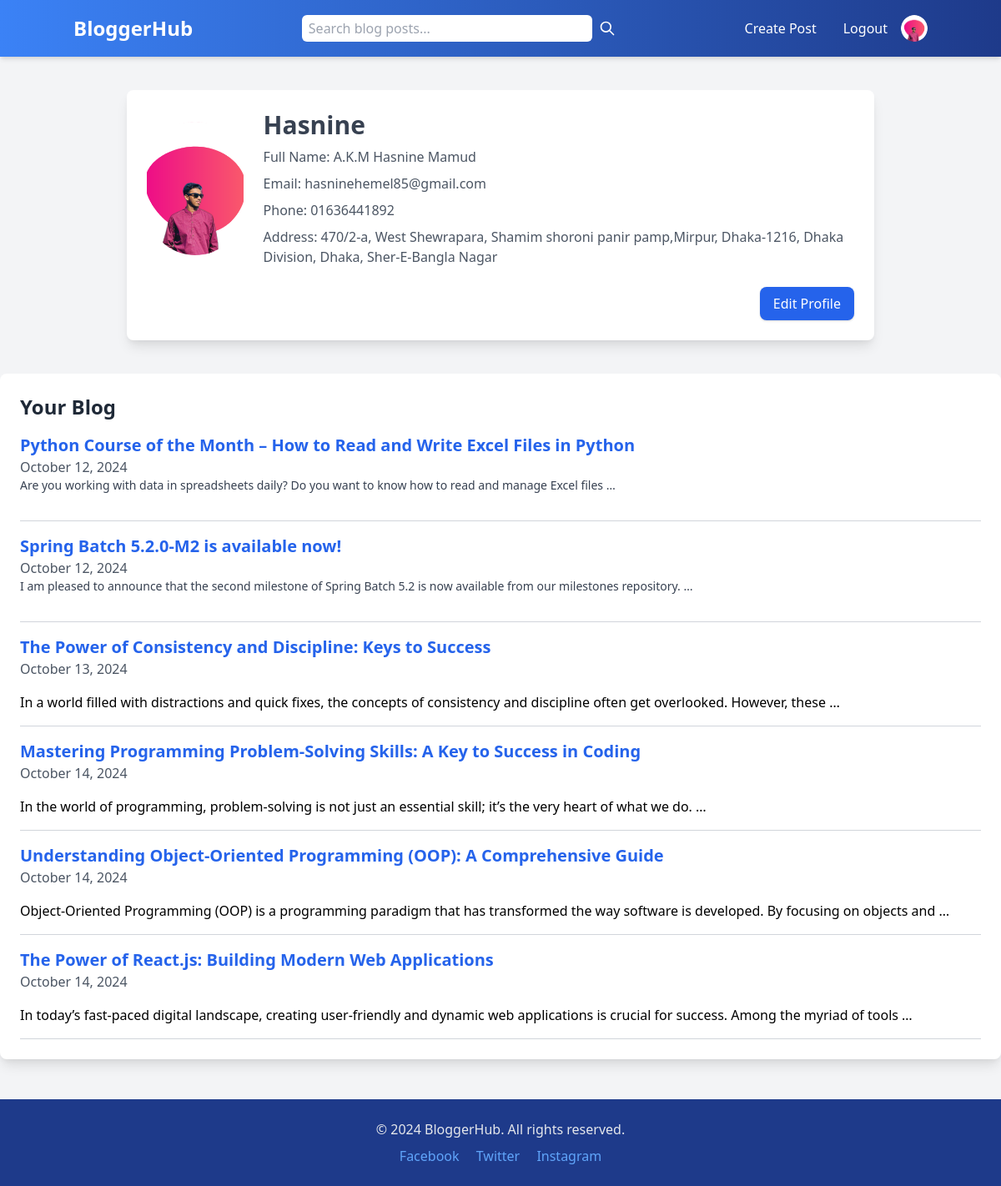
The page /user/2/ (signed in) on the database its author committed.
### blog/models.py (models this page shows, shortened)
class UserProfile(models.Model):
    user = models.OneToOneField(User, on_delete=models.CASCADE)
    first_name = models.CharField(max_length=30, blank=True, null=True)
    last_name = models.CharField(max_length=30, blank=True, null=True)
    email = models.EmailField(blank=True, null=True)
    address = models.TextField(blank=True, null=True)
    phone = models.CharField(max_length=15, blank=True, null=True)
    profile_picture = models.ImageField(upload_to='profile_pictures/', default='default.jpg')  # Default image if none is uploaded

class Post(models.Model):
    title = models.CharField(max_length=200)
    author = models.ForeignKey(User, on_delete=models.CASCADE, related_name='posts')  # Use related_name for better access
    content = RichTextField()
    category = models.ForeignKey(Category, on_delete=models.CASCADE, related_name='posts')  # Use related_name for better access
    created_at = models.DateTimeField(auto_now_add=True)
    updated_at = models.DateTimeField(auto_now=True)
    featured = models.BooleanField(default=False)
    image = models.ImageField(upload_to='blog_images/', blank=True, null=True)  # Optional image field

### blog/views.py (the view)
# urls.py: path('user/<int:id>/', views.user_profile_view, name='user_profile'),
@login_required
def user_profile_view(request, id):
    user = get_object_or_404(User, id=id)
    profile, created = UserProfile.objects.get_or_create(user=user)
    user_posts = Post.objects.filter(author=user)
    paginator = Paginator(user_posts, 10)  # Show 10 posts per page
    page_number = request.GET.get('page')
    page_posts = paginator.get_page(page_number)
    return render(request, 'blog/profile.html', {
        'profile': profile,
        'user_posts': page_posts,
    })

### blog/templates/blog/profile.html (shortened to what this page needs)
<!DOCTYPE html>
<html lang="en">
  <head>
    <link href="https://cdn.jsdelivr.net/npm/tailwindcss@2.2.19/dist/tailwind.min.css" rel="stylesheet" />
  </head>
  <body class="bg-gray-100">
    <header class="header p-4 shadow-md">
      <div class="container mx-auto flex sm:flex-row justify-between items-center">
        <a href="{% url 'index' %}" class="text-xl sm:text-2xl font-bold text-white mb-2 sm:mb-0">
          BloggerHub
        </a>
        <form id="search-form" class="flex items-center mb-2 sm:mb-0 sm:flex-grow sm:max-w-sm">
          <input
            type="text"
            name="q"
            placeholder="Search blog posts..."
            class="flex-grow px-2 py-1 text-gray-700 rounded-l-md rounded-r-md focus:outline-none focus:ring-2 focus:ring-blue-300 sm:w-32 md:w-40 lg:w-52"
            required
          />
          <button
            type="submit"
            class="p-2 text-white rounded-r-md  focus:outline-none"
          >
            <svg xmlns="http://www.w3.org/2000/svg" class="h-5 w-5" fill="none" viewBox="0 0 24 24" stroke="currentColor">
              <path
                stroke-linecap="round"
                stroke-linejoin="round"
                stroke-width="2"
                d="M21 21l-6-6m2-5a7 7 0 11-14 0 7 7 0 0114 0z"
              />
            </svg>
          </button>
        </form>
        <nav class="hidden sm:flex items-center space-x-4">
          <a href="/create_post" class="text-white px-4">Create Post</a>
          <a href="{% url 'logout_view' %}" class="text-white hover:underline">Logout</a>
          {% if user.is_authenticated %}
          <a href="{% url 'user_profile' user.id %}" class="hover:underline">
            {% if user.userprofile.profile_picture %}
            <img class="w-8 h-8 rounded-full object-cover" src="{{ user.userprofile.profile_picture.url }}" alt="{{ user.username }}'s Profile Picture" />
            {% else %}
            <img class="w-8 h-8 rounded-full object-cover" src="https://via.placeholder.com/150" alt="Default Profile Picture" />
            {% endif %}
          </a>
          {% endif %}
        </nav>
      </div>
    </header>
    {% if profile.user %}
      <div class="max-w-4xl mx-auto py-10">
        <div class="bg-white shadow-lg rounded-lg p-6">
          <div class="flex flex-col sm:flex-row items-center space-y-4 sm:space-y-0 sm:space-x-6">
            <div class="relative w-40 h-40 sm:w-30 sm:h-30">
              {% if profile.profile_picture %}
                <img class="rounded-full w-full h-full object-cover" src="{{ profile.profile_picture.url|default:'https://via.placeholder.com/50' }}" alt="Profile Picture" />
              {% else %}
                <img class="rounded-full w-full h-full object-cover" src="https://via.placeholder.com/50" alt="Default Profile Picture" />
              {% endif %}
            </div>
            <div class="text-center sm:text-left">
              <h1 class="text-2xl sm:text-3xl font-bold text-gray-700">{{ profile.user.username }}</h1>
              <p class="text-gray-600 mt-2">Full Name: {{ profile.first_name }} {{ profile.last_name }}</p>
              <p class="text-gray-600 mt-2">Email: {{ profile.user.email }}</p>
              <p class="text-gray-600 mt-2">Phone: {{ profile.phone }}</p>
              <p class="text-gray-600 mt-2">Address: {{ profile.address }}</p>
            </div>
          </div>
          <div class="mt-6 flex justify-center sm:justify-end">
            <a href="{% url 'edit_profile' profile.user.id %}" class="bg-blue-600 text-white px-4 py-2 rounded-lg shadow hover:bg-blue-700 transition duration-300">Edit Profile</a>
          </div>
        </div>
      </div>
      <div class="bg-white shadow-lg rounded-lg p-6">
        <h2 class="text-2xl font-bold text-gray-800 mb-4">Your Blog</h2>
        {% if user_posts %}
          <ul class="space-y-4">
            {% for post in user_posts %}
              <li class="border-b border-gray-300 pb-4">
                <h3 class="text-xl font-semibold text-blue-600"><a href="{% url 'post_detail' post.id %}" class="hover:underline">{{ post.title }}</a></h3>
                <p class="text-gray-600">{{ post.created_at|date:'F j, Y' }}</p>
                <p class="text-gray-700 text-sm mb-4">{{ post.content|safe|truncatewords:20 }}</p>
              </li>
            {% endfor %}
          </ul>
        {% else %}
          <p class="text-gray-600">You haven't created any posts yet.</p>
        {% endif %}
      </div>
    {% else %}
      <p>This user profile has been deleted or does not exist.</p>
    {% endif %}
    <footer class="footer p-6 mt-12">
      <div class="container mx-auto text-center text-gray-200">
        <p class="mb-2">&copy; 2024 BloggerHub. All rights reserved.</p>
        <div class="mt-2">
          <a href="#" class="text-gray-200 hover:text-gray-200 mx-2">Facebook</a>
          <a href="#" class="text-gray-200 hover:text-gray-200 mx-2">Twitter</a>
          <a href="#" class="text-gray-200 hover:text-gray-200 mx-2">Instagram</a>
        </div>
      </div>
    </footer>
  </body>
</html>

### blog/templates/blog/profile.html (style rules this page uses)
.header { background: linear-gradient(90deg, #3b82f6, #1e3a8a); }
.footer { background-color: #1e3a8a; }
.footer a { color: #60a5fa; }

### rows shown on the page
UserProfile: profile_picture (picture), user.username "Hasnine", first_name "A.K.M", last_name "Hasnine Mamud", user.email "hasninehemel85@gmail.com", phone "01636441892", address "470/2-a, West Shewrapara, Shamim shoroni panir pamp,Mirpur, Dhaka-1216, Dhaka Division, Dhaka, Sher-E-Bangla Nagar"
Post: title "Python Course of the Month – How to Read and Write Excel Files in Python", created_at "October 12, 2024", content "Are you working with data in spreadsheets daily? Do you want to know how to read and manage Excel files …"
Post: title "Spring Batch 5.2.0-M2 is available now!", created_at "October 12, 2024", content "I am pleased to announce that the second milestone of Spring Batch 5.2 is now available from our milestones repository. …"
Post: title "The Power of Consistency and Discipline: Keys to Success", created_at "October 13, 2024", content "In a world filled with distractions and quick fixes, the concepts of consistency and discipline often get overlooked. However, these …"
Post: title "Mastering Programming Problem-Solving Skills: A Key to Success in Coding", created_at "October 14, 2024", content "In the world of programming, problem-solving is not just an essential skill; it’s the very heart of what we do. …"
Post: title "Understanding Object-Oriented Programming (OOP): A Comprehensive Guide", created_at "October 14, 2024", content "Object-Oriented Programming (OOP) is a programming paradigm that has transformed the way software is developed. By focusing on objects and …"
Post: title "The Power of React.js: Building Modern Web Applications", created_at "October 14, 2024", content "In today’s fast-paced digital landscape, creating user-friendly and dynamic web applications is crucial for success. Among the myriad of tools …"
